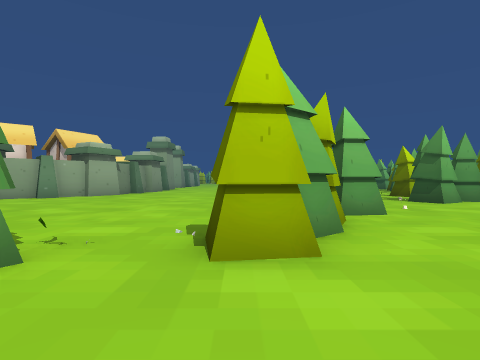
View 1 (above)

24 first-person views from a walk through a scene from a Unity 3-D project. The camera is 1.5 m above the floor, looks level and sees 80° across. The floor is counted in squares, 2 m on a side. Each view is taken from the middle of a square. On the plan, view 1 faces up. The plan holds only what a view shows up to about 10 squares ahead; the rest is blank. The place goes on beyond the plan. The player character is not drawn. Some animated figures are not drawn. Some surface patterns are stand-ins.

View 2
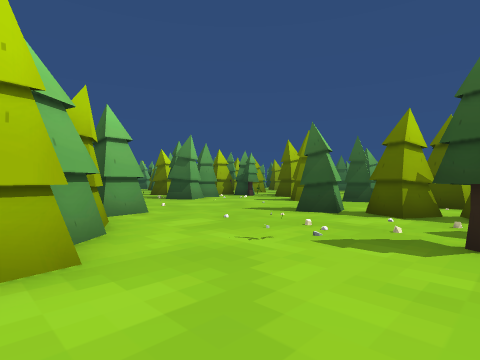

View 3
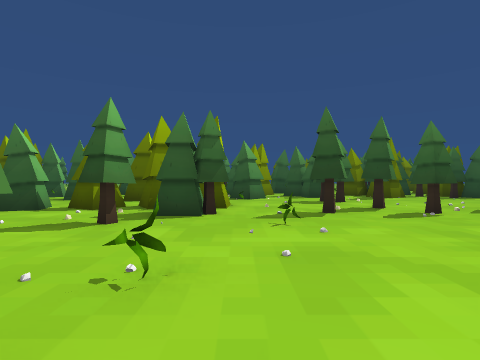

View 4
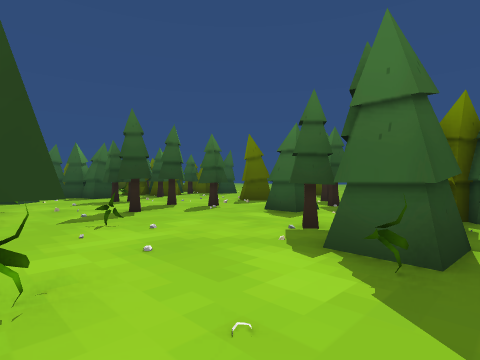

View 5
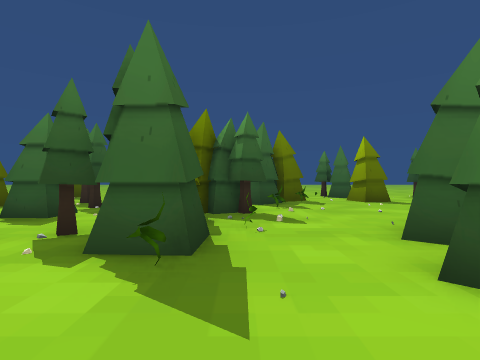

View 6
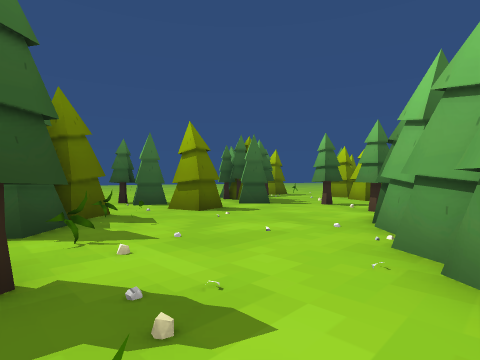

View 7
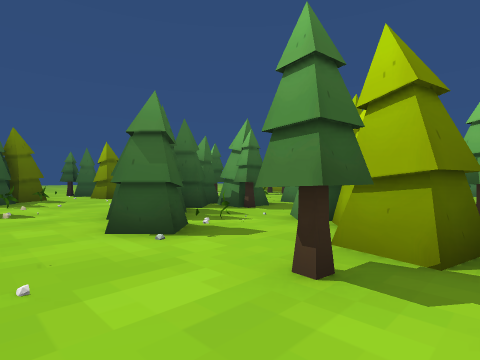

View 8
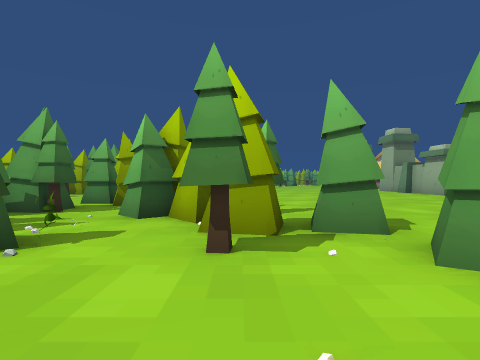

View 9
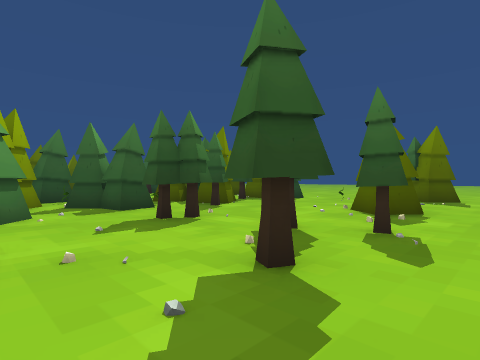

View 10
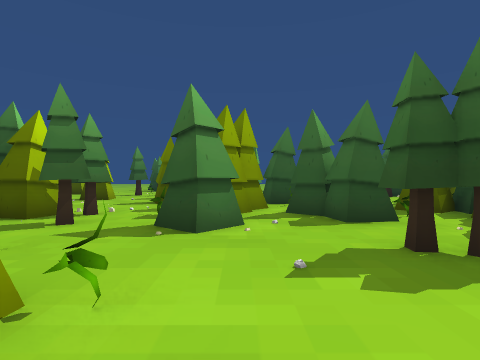

View 11
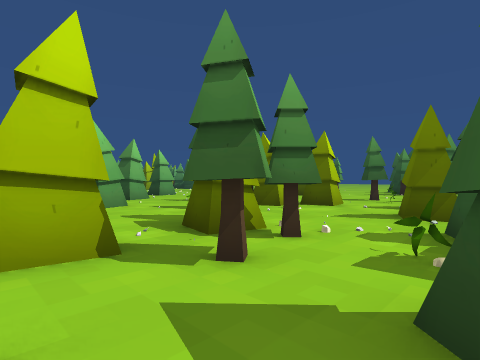

View 12
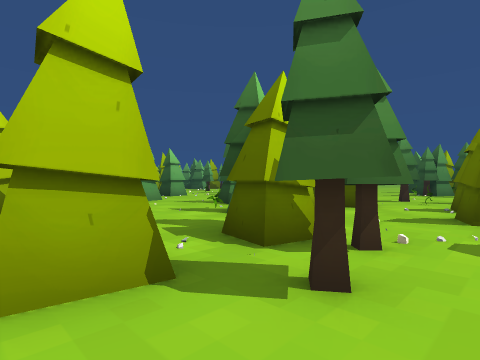

View 13
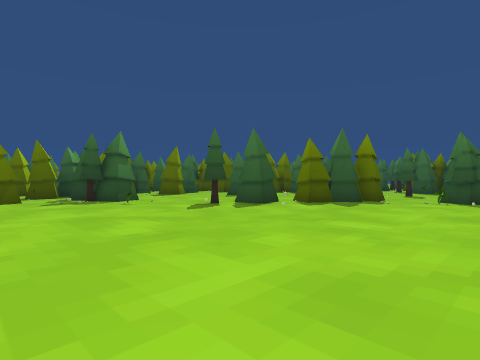

View 14
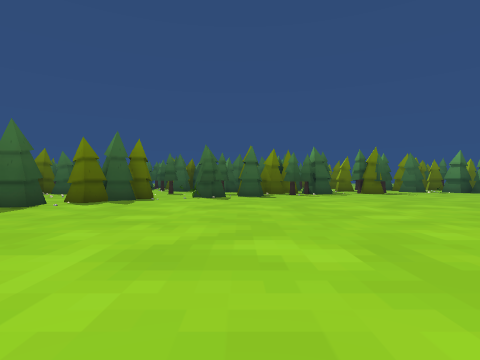

View 15
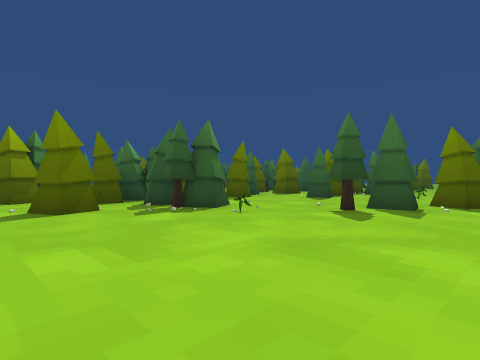

View 16
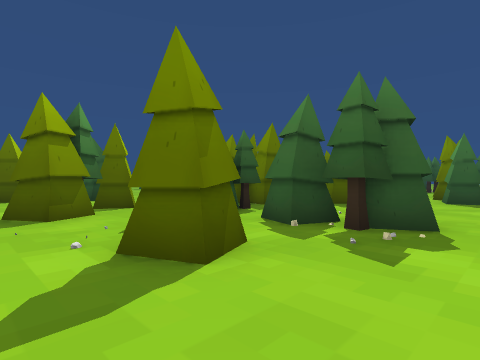

View 17
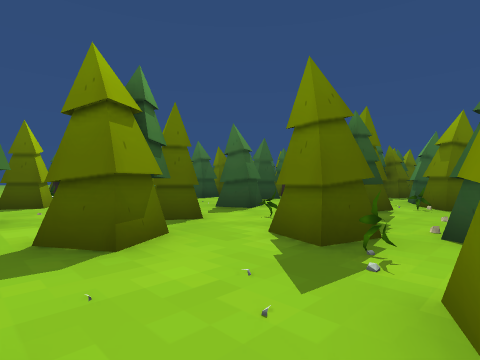

View 18
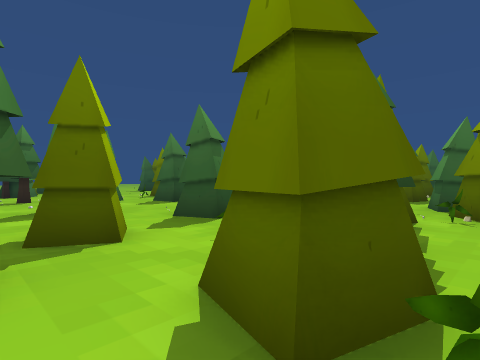

View 19
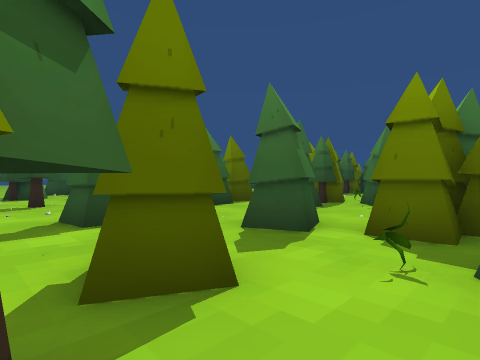

View 20
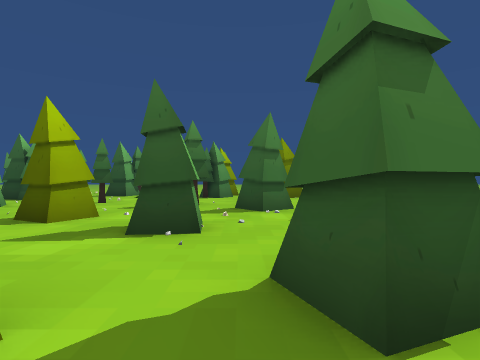

View 21
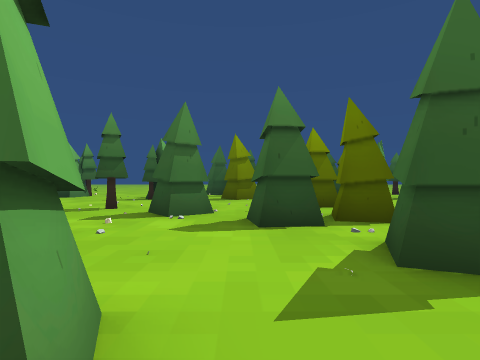

View 22
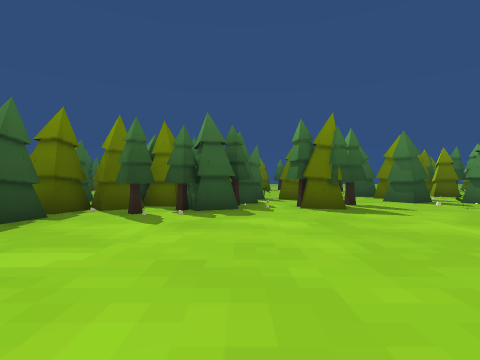

View 23
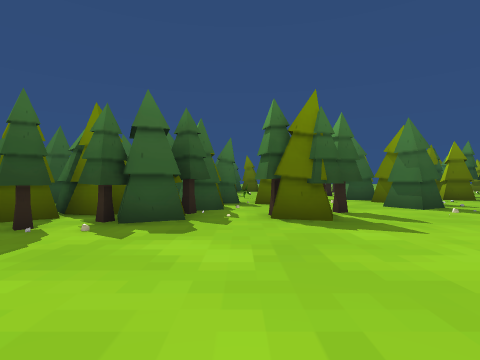

View 24
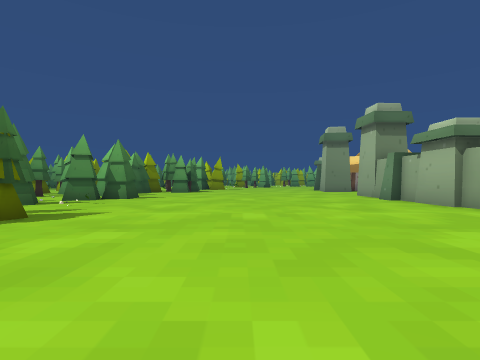

### Floor plan
Key: @ floor where view 1 was taken; # wall or solid block; x gap in a wall; . floor; / step, stairs or slope.
Columns run from 16 left of view 1 to 23 right of it. Each row starts with its distance up from view 1.
 15             .   ......... ##..    .. #
 14            ................##.....#..x..
 13           ..............#...#.....#.....
 12          ....................#..........
 11         ...............##.#.....#...##..
 10 ###.    ..............###.##........#..
  9 .....  ...................###.#....##...
  8 ...................#.......##...........
  7 ..................##.......##.....
  6 ..................##.....##.#...#.##.#
  5 .................##...... #...../
  4 ................##....#... ...#/#
  3 .............#..#.....x... ../ .##
  2 ...........###........##.# .#/...#..#
  1 .........#.#...........#.##.#/.......
  0 ........######..@... ###...##/./#.#
 -1 ....##.#### ....#....###......//#
 -2 .... ..#.##................####
 -3 .#.. ..#....##...............##
 -4  #.. #.#....##..#.....#......#.##
 -5       x###. #...##.......#.### #
 -6          ###....#....###...#.
 -7         ##.....## .#.......#..
 -8       .........##  ........###
 -9       .#........    ..# ....#
-10       .x......##    #.. ..
-11         #.##.##      .. ..

Where each view was taken, in squares from view 1:
view 1: 0 up, 0 right, facing up
view 2: 0 up, 0 right, facing up-right
view 3: 2 down, 1 left, facing right
view 4: 1 down, 1 left, facing down-right
view 5: 1 down, 1 left, facing down
view 6: 5 down, 1 left, facing down-left
view 7: 1 up, 1 left, facing down-left
view 8: 0 up, 0 right, facing left
view 9: 2 down, 4 right, facing down-right
view 10: 3 down, 6 right, facing right
view 11: 2 down, 9 right, facing up-right
view 12: 1 down, 9 right, facing up-right
view 13: 14 up, 4 left, facing down-right
view 14: 15 up, 4 left, facing down
view 15: 15 up, 0 right, facing down-right
view 16: 15 up, 5 right, facing down-right
view 17: 15 up, 8 right, facing down-right
view 18: 13 up, 9 right, facing down-right
view 19: 13 up, 11 right, facing down-right
view 20: 10 up, 12 right, facing right
view 21: 8 up, 13 right, facing right
view 22: 7 up, 9 left, facing down
view 23: 5 up, 10 left, facing down
view 24: 4 up, 6 left, facing left
